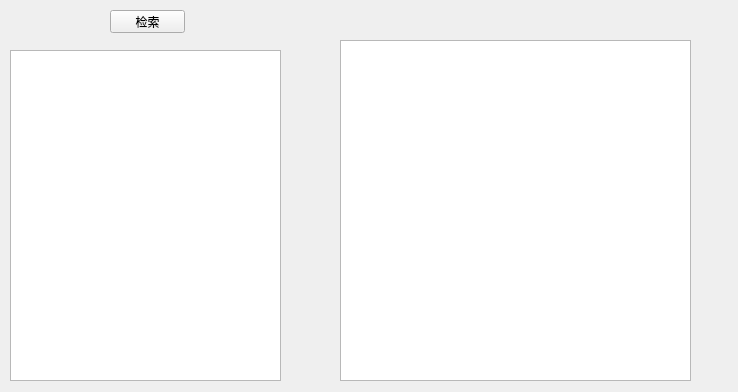
<?xml version="1.0" encoding="UTF-8"?>
<ui version="4.0">
 <class>MainWindow</class>
 <widget class="QMainWindow" name="MainWindow">
  <property name="geometry">
   <rect>
    <x>0</x>
    <y>0</y>
    <width>738</width>
    <height>392</height>
   </rect>
  </property>
  <property name="windowTitle">
   <string>MainWindow</string>
  </property>
  <widget class="QWidget" name="centralWidget">
   <widget class="QPushButton" name="but">
    <property name="geometry">
     <rect>
      <x>110</x>
      <y>10</y>
      <width>75</width>
      <height>23</height>
     </rect>
    </property>
    <property name="text">
     <string>检索</string>
    </property>
   </widget>
   <widget class="QTableView" name="tableView">
    <property name="geometry">
     <rect>
      <x>10</x>
      <y>50</y>
      <width>271</width>
      <height>331</height>
     </rect>
    </property>
   </widget>
   <widget class="QTableWidget" name="tableWidget">
    <property name="geometry">
     <rect>
      <x>340</x>
      <y>40</y>
      <width>351</width>
      <height>341</height>
     </rect>
    </property>
   </widget>
  </widget>
 </widget>
 <layoutdefault spacing="6" margin="11"/>
 <resources/>
 <connections/>
</ui>
